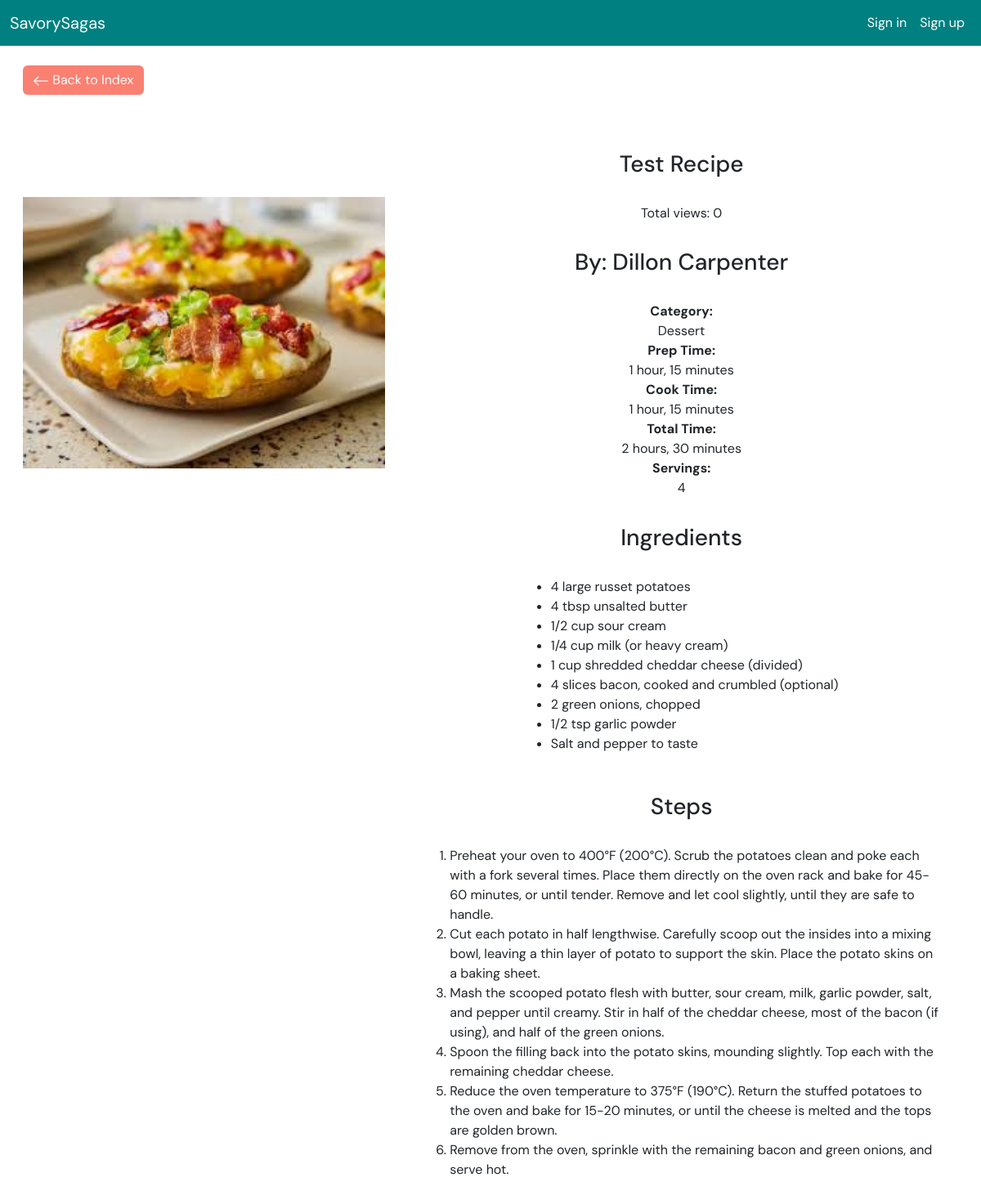
The page /entity/detail.php?recipe_id=21 on the database as committed earlier.
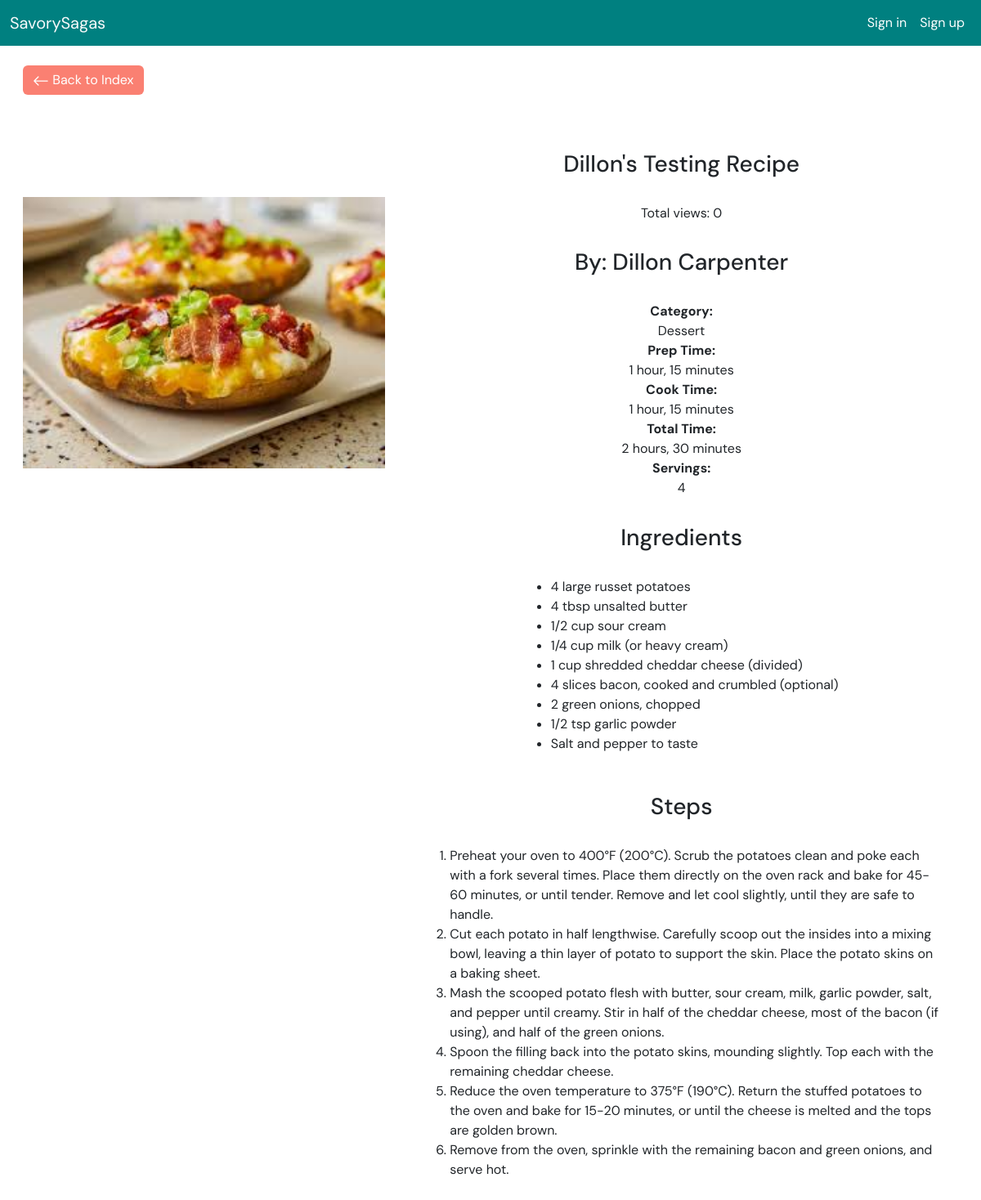
The same page on the database as committed later.
### tables this page shows
CREATE TABLE `recipes` (
  `recipe_ID` int(10) UNSIGNED NOT NULL,
  `user_ID` int(10) UNSIGNED NOT NULL,
  `recipe_name` varchar(100) NOT NULL,
  `category_ID` tinyint(4) UNSIGNED NOT NULL,
  `prep_time_minutes` tinyint(3) UNSIGNED NOT NULL,
  `cook_time_minutes` tinyint(3) UNSIGNED NOT NULL,
  `servings` tinyint(4) UNSIGNED NOT NULL,
  `image` varchar(255) NOT NULL COMMENT 'File Path',
  `view_count` int(11) UNSIGNED NOT NULL
);

### utils/SQLfunctions.php (called while the page is built, shortened)
<?php
function getViewCountSQL($db, $recipeID)
{
    try {
        $sql = "SELECT view_count FROM recipes  WHERE recipe_ID = :recipeID";
        $stmt = $db->prepare($sql);
        $stmt->execute([':recipeID' => $recipeID]);
        $view = $stmt->fetch();
        return $view ? $view['view_count'] : 'Unknown';
    } catch (Exception $e) {
        echo "Error updating view count: " . $e->getMessage();
        return 'Unknown';
    }
}
function fetchRecipeAuthor($db, $recipeID)
{
    try {
        $sql = "SELECT users.name AS author
                FROM users
                INNER JOIN recipes ON recipes.user_ID = users.user_ID
                WHERE recipes.recipe_ID = :recipeID";
        $stmt = $db->prepare($sql);
        $stmt->execute([':recipeID' => $recipeID]);
        $author = $stmt->fetch();
        return $author ? $author['author'] : 'Unknown';
    } catch (Exception $e) {
        echo "Error fetching recipe author: " . $e->getMessage();
        return 'Unknown';
    }
}
function fetchRecipeName($db, $recipeID)
{
    try {
        $sql = "SELECT recipe_name
                FROM recipes
                WHERE recipe_ID = :recipeID";
        $stmt = $db->prepare($sql);
        $stmt->execute([':recipeID' => $recipeID]);
        $name = $stmt->fetch();
        return $name ? $name['recipe_name'] : 'Unknown';
    } catch (Exception $e) {
        echo "Error fetching recipe name: " . $e->getMessage();
        return 'Unknown';
    }
}
function fetchRecipeImagePath($db, $recipeID)
{
    try {
        $sql = "SELECT image
                FROM recipes
                WHERE recipe_ID = :recipeID";
        $stmt = $db->prepare($sql);
        $stmt->execute([':recipeID' => $recipeID]);
        $image = $stmt->fetch();
        return $image ? $image['image'] : 'Unknown';
    } catch (Exception $e) {
        echo "Error fetching recipe image: " . $e->getMessage();
        return [];
    }
}
function fetchRecipeCategory($db, $recipeID)
{
    try {
        $sql = "SELECT category.category_name
                FROM category
                INNER JOIN recipes ON recipes.category_ID = category.category_ID
                WHERE recipes.recipe_ID = :recipeID";
        $stmt = $db->prepare($sql);
        $stmt->execute([':recipeID' => $recipeID]);
        $category = $stmt->fetch();
        return $category ? $category['category_name'] : 'Unknown Category';
    } catch (Exception $e) {
        echo "Error fetching recipe category: " . $e->getMessage();
        return 'Unknown Category';
    }
}
function fetchRecipeServings($db, $recipeID)
{
    try {
        $sql = "SELECT servings
                FROM recipes
                WHERE recipe_ID = :recipeID";
        $stmt = $db->prepare($sql);
        $stmt->execute([':recipeID' => $recipeID]);
        $servings = $stmt->fetch();
        return $servings ? $servings['servings'] : 'Unknown';
    } catch (Exception $e) {
        echo "Error fetching recipe prep time: " . $e->getMessage();
        return 'Unknown';
    }
}

### entity/detail.php (the view, shortened to what the changed rows need)
<?php
include_once('../utils/functions.php');
include_once('../utils/SQLfunctions.php');
include_once('../db.php');
$recipeID = $_GET['recipe_id'];
$image = fetchRecipeImagePath($db, $recipeID);
$recipeName = fetchRecipeName($db, $recipeID);
$author = fetchRecipeAuthor($db, $recipeID);
$category = fetchRecipeCategory($db, $recipeID);
$servings = fetchRecipeServings($db, $recipeID);
$title = 'Recipe Details';
?>
<!doctype html>
<html lang="en">
<head>
	<?= getHead($title); ?>
</head>
<body>
	<main>
		<div class="container detail">
			<div class="row">
				<div class="colpic">
					<img class="pic" src="<?= $image ?>" alt="Recipe photo" id="photo" />
				</div>
				<div class="col">
					<h3 id="name">
						<?= $recipeName ?>
					</h3>
					<p class="view_count">Total views: <?= getViewCountSQL($db, $recipeID) ?></p>
					<h3 id="author">
						By: <?= $author ?>
					</h3>
					<div class="d-flex justify-content-center flex-column">
						<div class="fw-bold text-center">Category:</div>
						<div id="category" class="text-center">
							<?= $category ?>
						</div>
						<div class="fw-bold text-center">Prep Time:</div>
						<div id="prep_time" class="text-center">
						</div>
						<div class="fw-bold text-center">Cook Time:</div>
						<div id="cook_time" class="text-center">
						</div>
						<div class="fw-bold text-center">Total Time:</div>
						<div id="total_time" class="text-center">
						</div>
						<div class="fw-bold text-center">Servings:</div>
						<div id="servings" class="text-center">
							<?= $servings ?>
						</div>
					</div>
					<h3>Ingredients</h3>
					<div class="centerContent">
						<ul id="ingredients">
						</ul>
					</div>
					<h3>Steps</h3>
					<div class="centerContent">
						<ol id="steps">
						</ol>
					</div>
				</div>
			</div>
		</div>
	</main>
</body>
</html>

Rows that differ between the two databases and show on the page:
changed recipes: recipe_name "Test Recipe" → "Dillon's Testing Recipe"
